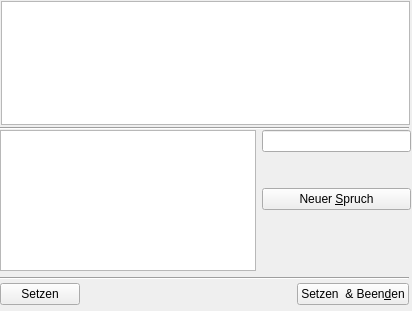
<ui version="4.0" >
 <author></author>
 <comment></comment>
 <exportmacro></exportmacro>
 <class>fmMain</class>
 <widget class="QWidget" name="fmMain" >
  <property name="geometry" >
   <rect>
    <x>0</x>
    <y>0</y>
    <width>412</width>
    <height>311</height>
   </rect>
  </property>
  <property name="windowTitle" >
   <string>kopeteSpruch</string>
  </property>
  <widget class="QWidget" name="layoutWidget" >
   <property name="geometry" >
    <rect>
     <x>0</x>
     <y>280</y>
     <width>409</width>
     <height>29</height>
    </rect>
   </property>
   <layout class="QHBoxLayout" >
    <property name="margin" >
     <number>0</number>
    </property>
    <property name="spacing" >
     <number>6</number>
    </property>
    <item>
     <widget class="QPushButton" name="pbSet" >
      <property name="text" >
       <string>Setzen</string>
      </property>
     </widget>
    </item>
    <item>
     <spacer>
      <property name="orientation" >
       <enum>Qt::Horizontal</enum>
      </property>
      <property name="sizeHint" >
       <size>
        <width>44</width>
        <height>20</height>
       </size>
      </property>
     </spacer>
    </item>
    <item>
     <widget class="QPushButton" name="pbClose" >
      <property name="text" >
       <string>Setzen  &amp;&amp; Been&amp;den</string>
      </property>
     </widget>
    </item>
   </layout>
  </widget>
  <widget class="QWidget" name="layoutWidget" >
   <property name="geometry" >
    <rect>
     <x>1</x>
     <y>1</y>
     <width>409</width>
     <height>124</height>
    </rect>
   </property>
   <layout class="QHBoxLayout" >
    <property name="margin" >
     <number>0</number>
    </property>
    <property name="spacing" >
     <number>6</number>
    </property>
    <item>
     <widget class="QTextEdit" name="txtText" />
    </item>
   </layout>
  </widget>
  <widget class="Line" name="line" >
   <property name="geometry" >
    <rect>
     <x>0</x>
     <y>120</y>
     <width>409</width>
     <height>16</height>
    </rect>
   </property>
   <property name="orientation" >
    <enum>Qt::Horizontal</enum>
   </property>
  </widget>
  <widget class="Line" name="line_2" >
   <property name="geometry" >
    <rect>
     <x>0</x>
     <y>270</y>
     <width>409</width>
     <height>16</height>
    </rect>
   </property>
   <property name="orientation" >
    <enum>Qt::Horizontal</enum>
   </property>
  </widget>
  <widget class="QWidget" name="layoutWidget" >
   <property name="geometry" >
    <rect>
     <x>0</x>
     <y>130</y>
     <width>411</width>
     <height>141</height>
    </rect>
   </property>
   <layout class="QHBoxLayout" >
    <property name="margin" >
     <number>0</number>
    </property>
    <property name="spacing" >
     <number>6</number>
    </property>
    <item>
     <widget class="QTextEdit" name="txtSpruch" />
    </item>
    <item>
     <layout class="QVBoxLayout" >
      <property name="margin" >
       <number>0</number>
      </property>
      <property name="spacing" >
       <number>6</number>
      </property>
      <item>
       <widget class="QLineEdit" name="leContainsWord" />
      </item>
      <item>
       <spacer>
        <property name="orientation" >
         <enum>Qt::Vertical</enum>
        </property>
        <property name="sizeHint" >
         <size>
          <width>20</width>
          <height>16</height>
         </size>
        </property>
       </spacer>
      </item>
      <item>
       <widget class="QPushButton" name="pbNeuerSpruch" >
        <property name="text" >
         <string>Neuer &amp;Spruch</string>
        </property>
       </widget>
      </item>
      <item>
       <spacer>
        <property name="orientation" >
         <enum>Qt::Vertical</enum>
        </property>
        <property name="sizeHint" >
         <size>
          <width>20</width>
          <height>21</height>
         </size>
        </property>
       </spacer>
      </item>
      <item>
       <spacer>
        <property name="orientation" >
         <enum>Qt::Vertical</enum>
        </property>
        <property name="sizeHint" >
         <size>
          <width>20</width>
          <height>21</height>
         </size>
        </property>
       </spacer>
      </item>
     </layout>
    </item>
   </layout>
  </widget>
 </widget>
 <pixmapfunction></pixmapfunction>
 <resources/>
 <connections/>
</ui>
